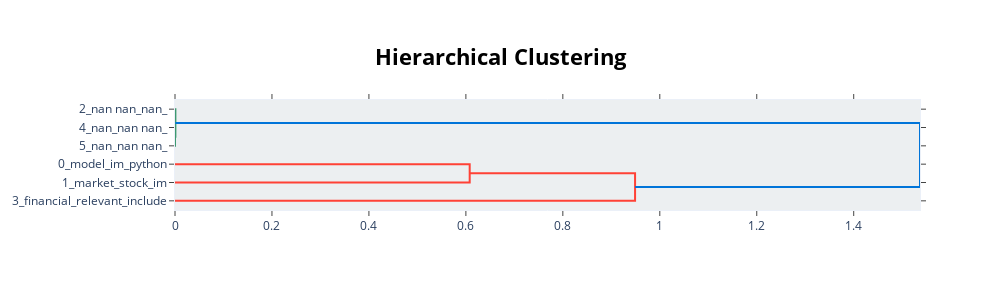

Notebook source saved alongside this figure:
### Code cell
model.visualize_hierarchy()

### Figure 1 — Plotly figure (JSON) as saved in the notebook; plotly's stock layout.template omitted (floating-point values rounded to 4 significant figures)
{"data": [{"hoverinfo": "text", "marker": {"color": "rgb(61,153,112)"}, "mode": "lines", "type": "scatter", "x": [0, 1.519e-05, 1.519e-05, 0], "xaxis": "x", "y": [-15, -15, -25, -25], "yaxis": "y"}, {"hoverinfo": "text", "marker": {"color": "rgb(61,153,112)"}, "mode": "lines", "type": "scatter", "x": [0, 0.0007799, 0.0007799, 1.519e-05], "xaxis": "x", "y": [-5, -5, -20, -20], "yaxis": "y"}, {"hoverinfo": "text", "marker": {"color": "rgb(255,65,54)"}, "mode": "lines", "type": "scatter", "x": [0, 0.6079, 0.6079, 0], "xaxis": "x", "y": [-35, -35, -45, -45], "yaxis": "y"}, {"hoverinfo": "text", "marker": {"color": "rgb(255,65,54)"}, "mode": "lines", "type": "scatter", "x": [0.6079, 0.949, 0.949, 0], "xaxis": "x", "y": [-40, -40, -55, -55], "yaxis": "y"}, {"hoverinfo": "text", "marker": {"color": "rgb(0,116,217)"}, "mode": "lines", "type": "scatter", "x": [0.0007799, 1.537, 1.537, 0.949], "xaxis": "x", "y": [-12.5, -12.5, -47.5, -47.5], "yaxis": "y"}], "layout": {"autosize": false, "height": 290, "hoverlabel": {"bgcolor": "white", "font": {"family": "Rockwell", "size": 16}}, "hovermode": "closest", "plot_bgcolor": "#ECEFF1", "showlegend": false, "title": {"font": {"color": "Black", "size": 22}, "text": "<b>Hierarchical Clustering</b>", "x": 0.5, "xanchor": "center", "yanchor": "top"}, "width": 1000, "xaxis": {"mirror": "allticks", "rangemode": "tozero", "showgrid": false, "showline": true, "showticklabels": true, "ticks": "outside", "type": "linear", "zeroline": false}, "yaxis": {"mirror": "allticks", "range": [-60, 0], "rangemode": "tozero", "showgrid": false, "showline": true, "showticklabels": true, "tickmode": "array", "ticks": "outside", "ticktext": ["2_nan nan_nan_", "4_nan_nan nan_", "5_nan_nan nan_", "0_model_im_python", "1_market_stock_im", "3_financial_relevant_include"], "tickvals": [-5, -15, -25, -35, -45, -55], "type": "linear", "zeroline": false}}}
